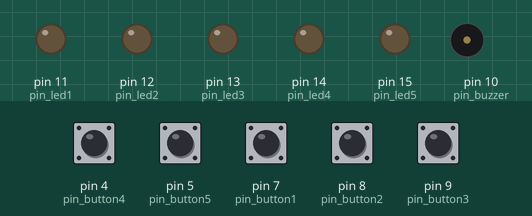
Recording of a sketch running on a simulated Arduino Uno, built with avr-gcc and run on an emulated ATmega328P. Shown: output pins drawn as LEDs (lit = HIGH), buzzer (waves = sounding). Inputs (shaded band) come from the test bench; at power-on: pin 4 (pin_button4), pin 5 (pin_button5), pin 7 (pin_button1), pin 8 (pin_button2), pin 9 (pin_button3) HIGH.

Above: at 1.2 s.
1.3 s: pin 4 (pin_button4) pulled LOW for 0.15 s
At 1.37 s:
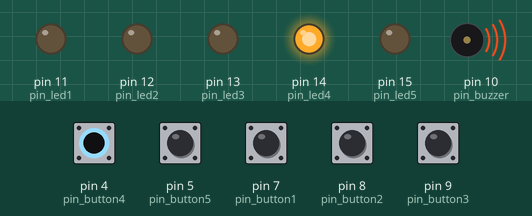
2.9 s: pin 5 (pin_button5) pulled LOW for 0.15 s
At 2.97 s:
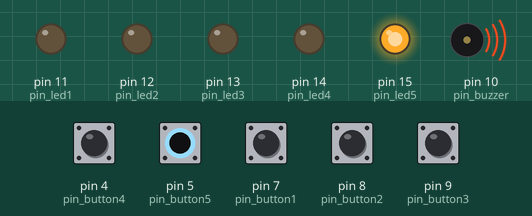
4.5 s: pin 7 (pin_button1) pulled LOW for 0.15 s
At 4.57 s:
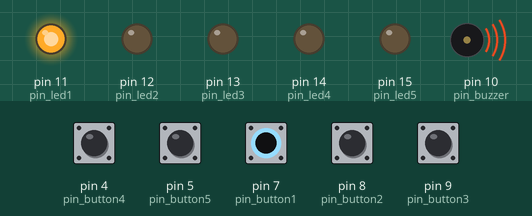
6.1 s: pin 8 (pin_button2) pulled LOW for 0.15 s
At 6.17 s:
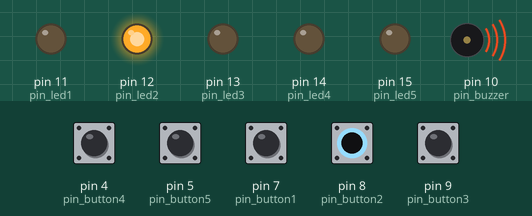
7.7 s: pin 9 (pin_button3) pulled LOW for 0.15 s
At 7.77 s:
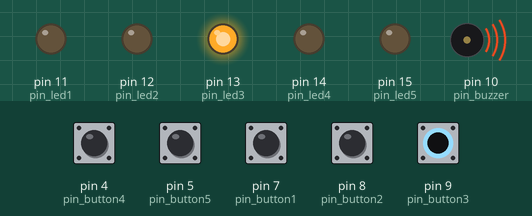
9.3 s: pin 4 (pin_button4) driven LOW and pin 7 (pin_button1) driven LOW
At 9.6 s:
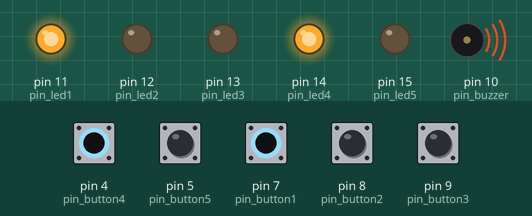
Timing chart, 0 to 11.8 s (numbered marks = the images above; inputs shaded):
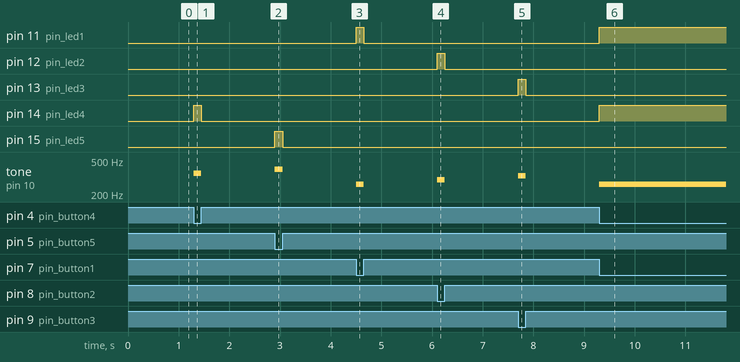

The sketch:

piano.ino
```cpp
// Variables to store the pins of each connected component
const int pin_button1 = 7;   // Button 1 on digital pin 7
const int pin_button2 = 8;   // Button 2 on digital pin 8
const int pin_button3 = 9;   // Button 3 on digital pin 9
const int pin_button4 = 4;   // Button 4 on digital pin 4
const int pin_button5 = 5;   // Button 5 on digital pin 5
const int pin_buzzer = 10;   // Buzzer on digital pin 10
const int pin_led1 = 11;     // LED 1 on digital pin 11
const int pin_led2 = 12;     // LED 2 on digital pin 12
const int pin_led3 = 13;     // LED 3 on digital pin 13
const int pin_led4 = 14;     // LED 4 on digital pin 14
const int pin_led5 = 15;     // LED 5 on digital pin 15

// Musical note frequencies in Hertz
const int c = 261; // Note C
const int d = 293; // Note D
const int e = 329; // Note E
const int f = 349; // Note F
const int g = 391; // Note G
const int a = 440; // Note A
const int b = 493; // Note B

void setup() {
  // Set button pins as input with internal pull-up resistors
  pinMode(pin_button1, INPUT_PULLUP);
  pinMode(pin_button2, INPUT_PULLUP);
  pinMode(pin_button3, INPUT_PULLUP);
  pinMode(pin_button4, INPUT_PULLUP);
  pinMode(pin_button5, INPUT_PULLUP);

  // Set buzzer and LED pins as outputs
  pinMode(pin_buzzer, OUTPUT);
  pinMode(pin_led1, OUTPUT);
  pinMode(pin_led2, OUTPUT);
  pinMode(pin_led3, OUTPUT);
  pinMode(pin_led4, OUTPUT);
  pinMode(pin_led5, OUTPUT);
}

void loop() {
  // Read the state of each button (LOW = pressed, HIGH = released)
  bool state_button1 = digitalRead(pin_button1);
  bool state_button2 = digitalRead(pin_button2);
  bool state_button3 = digitalRead(pin_button3);
  bool state_button4 = digitalRead(pin_button4);
  bool state_button5 = digitalRead(pin_button5);

  // Check if button 1 is pressed
  if (state_button1 == LOW) {
    tone(pin_buzzer, c); // Play note C
    digitalWrite(pin_led1, HIGH); // Turn on LED 1
  }
  // Else, check if button 2 is pressed
  else if (state_button2 == LOW) {
    tone(pin_buzzer, d); // Play note D
    digitalWrite(pin_led2, HIGH); // Turn on LED 2
  }
  // Else, check if button 3 is pressed
  else if (state_button3 == LOW) {
    tone(pin_buzzer, e); // Play note E
    digitalWrite(pin_led3, HIGH); // Turn on LED 3
  }
  // Else, check if button 4 is pressed
  else if (state_button4 == LOW) {
    tone(pin_buzzer, f); // Play note F
    digitalWrite(pin_led4, HIGH); // Turn on LED 4
  }
  // Else, check if button 5 is pressed
  else if (state_button5 == LOW) {
    tone(pin_buzzer, g); // Play note G
    digitalWrite(pin_led5, HIGH); // Turn on LED 5
  }
  // If no button is pressed
  else {
    noTone(pin_buzzer); // Stop the buzzer sound
    digitalWrite(pin_led1, LOW); // Turn off LED 1
    digitalWrite(pin_led2, LOW); // Turn off LED 2
    digitalWrite(pin_led3, LOW); // Turn off LED 3
    digitalWrite(pin_led4, LOW); // Turn off LED 4
    digitalWrite(pin_led5, LOW); // Turn off LED 5
  }
}
```

Measured:
- after the input at 1.3 s, pin 14 (pin_led4): LOW → HIGH at once, → LOW 0.15 s later; tone on pin 10 (pin_buzzer): silent → 349 Hz at once, → silent 0.15 s later
- after the input at 2.9 s, pin 15 (pin_led5): LOW → HIGH at once, → LOW 0.15 s later; tone on pin 10 (pin_buzzer): silent → 391 Hz at once, → silent 0.15 s later
- after the input at 4.5 s, pin 11 (pin_led1): LOW → HIGH at once, → LOW 0.15 s later; tone on pin 10 (pin_buzzer): silent → 261 Hz at once, → silent 0.15 s later
- after the input at 6.1 s, pin 12 (pin_led2): LOW → HIGH at once, → LOW 0.15 s later; tone on pin 10 (pin_buzzer): silent → 293 Hz at once, → silent 0.15 s later
- after the input at 7.7 s, pin 13 (pin_led3): LOW → HIGH at once, → LOW 0.15 s later; tone on pin 10 (pin_buzzer): silent → 329 Hz at once, → silent 0.15 s later
- after the input at 9.3 s, pin 11 (pin_led1), pin 14 (pin_led4): LOW → HIGH at once; tone on pin 10 (pin_buzzer): silent → 261 Hz at once
